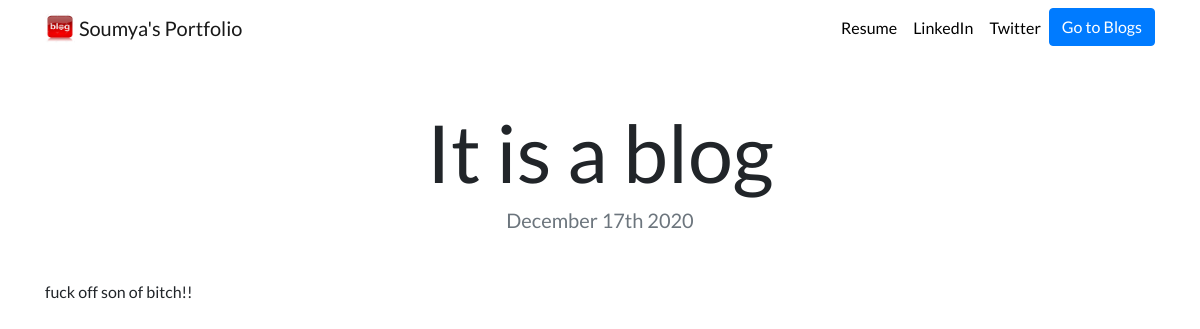
/blog/8, run on the app's committed database.
### blog/models.py (models this page shows, shortened)
class Blog(models.Model):
    title = models.CharField(max_length = 200)
    description = models.TextField(null=True)
    date = models.DateField()

### blog/views.py (the view)
# urls.py: path('<int:blog_id>', views.detail, name = 'detail'),
def detail(request, blog_id):
    blog = get_object_or_404(Blog, pk = blog_id)
    return render(request, 'blog/detail.html', {'blog': blog})

### blog/templates/blog/detail.html
{% extends "portfolio/base.html" %}
{% load static %}
{% block content %}
<h1 class="text-center mt-5" id="blogdetailtitle">{{ blog.title }}</h1>
<h5 class="text-center text-muted mb-5">{{ blog.date|date:'F jS Y' }}</h5>
{{ blog.description|safe }}
{% endblock %}

### portfolio/static/portfolio/custom.css (style rules this page uses)
body { font-family: 'Lato', sans-serif; }
@media (min-width: 992px) { #blogdetailtitle { font-size: 5rem; } }

### data on the page
Blog: title "It is a blog", date "December 17th 2020", description "fuck off son of bitch!!"
